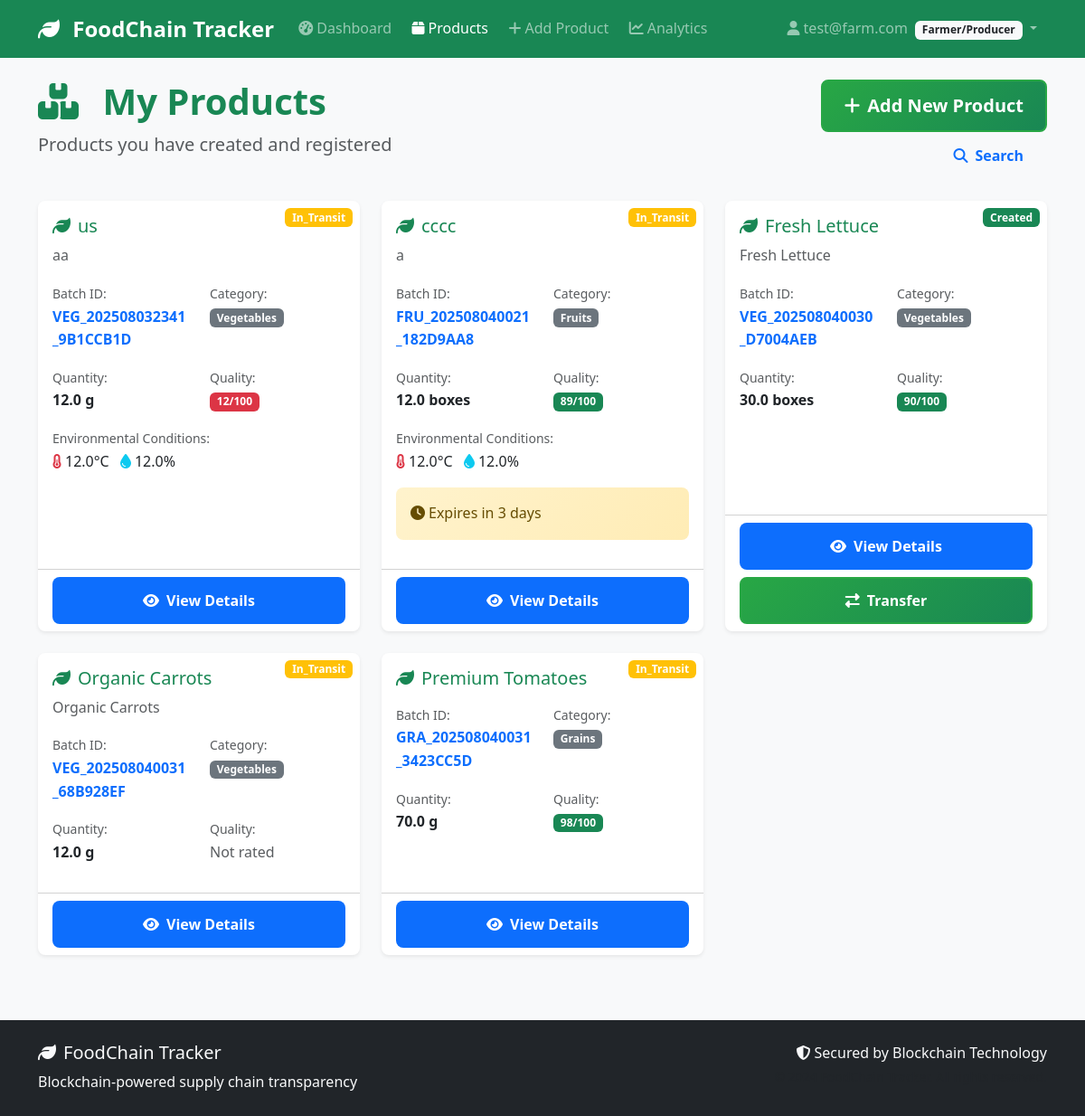
Screenshot of /products/ (signed in) with the database file from the repository.
### models/user.py (models this page shows, shortened)
class User(UserMixin, db.Model):
    __tablename__ = 'users'
    id = db.Column(db.Integer, primary_key=True)
    username = db.Column(db.String(80), unique=True, nullable=False)
    email = db.Column(db.String(120), unique=True, nullable=False)
    password_hash = db.Column(db.String(200), nullable=False)
    full_name = db.Column(db.String(100), nullable=False)
    phone = db.Column(db.String(20))
    address = db.Column(db.Text)
    role = db.Column(db.String(20), nullable=False)  # 'farmer', 'distributor', 'retailer', 'inspector'
    company_name = db.Column(db.String(100))
    license_number = db.Column(db.String(50))  # Business license or certification
    is_active = db.Column(db.Boolean, default=True)
    is_verified = db.Column(db.Boolean, default=False)  # For business verification
    created_at = db.Column(db.DateTime, default=datetime.utcnow)
    last_login = db.Column(db.DateTime)
    products_created = db.relationship('Product', foreign_keys='Product.created_by',
                                     backref='creator', lazy='dynamic')
    sent_transactions = db.relationship('Transaction', foreign_keys='Transaction.from_user_id',
                                      backref='sender', lazy='dynamic')
    received_transactions = db.relationship('Transaction', foreign_keys='Transaction.to_user_id',
                                          backref='receiver', lazy='dynamic')
    def get_role_display(self):
        role_names = {
            'farmer': 'Farmer/Producer',
            'distributor': 'Distributor',
            'retailer': 'Retailer',
            'inspector': 'Inspector'
        }
        return role_names.get(self.role, self.role.title())
    def can_create_products(self):
        return self.role == 'farmer'
    def can_transfer_products(self):
        return self.role in ['farmer', 'distributor']

### models/product.py (models this page shows, shortened)
class Product(db.Model):
    __tablename__ = 'products'
    id = db.Column(db.Integer, primary_key=True)
    batch_id = db.Column(db.String(50), unique=True, nullable=False)
    name = db.Column(db.String(100), nullable=False)
    category = db.Column(db.String(50), nullable=False)  # 'vegetables', 'fruits', 'grains', etc.
    description = db.Column(db.Text)
    quantity = db.Column(db.Float, nullable=False)  # Amount of product
    unit = db.Column(db.String(20), nullable=False)  # 'kg', 'tons', 'boxes', etc.
    quality_grade = db.Column(db.String(10))  # 'A', 'B', 'C', or custom grading
    quality_score = db.Column(db.Integer)  # 0-100 quality score
    origin_location = db.Column(db.String(200))  # Where product was produced
    harvest_date = db.Column(db.Date)
    expiry_date = db.Column(db.Date)
    current_location = db.Column(db.String(200))
    status = db.Column(db.String(50), default='created')  # 'created', 'in_transit', 'delivered', 'expired'
    temperature = db.Column(db.Float)  # Celsius
    humidity = db.Column(db.Float)     # Percentage
    pressure = db.Column(db.Float)     # For certain products
    created_by = db.Column(db.Integer, db.ForeignKey('users.id'), nullable=False)
    current_owner_id = db.Column(db.Integer, db.ForeignKey('users.id'), nullable=False)
    created_at = db.Column(db.DateTime, default=datetime.utcnow)
    updated_at = db.Column(db.DateTime, default=datetime.utcnow, onupdate=datetime.utcnow)
    current_owner = db.relationship('User', foreign_keys=[current_owner_id], backref='owned_products')
    transactions = db.relationship('Transaction', backref='product', lazy='dynamic', cascade='all, delete-orphan')
    def is_expired(self):
        if not self.expiry_date:
            return False
        return datetime.now().date() > self.expiry_date
    def days_until_expiry(self):
        if not self.expiry_date:
            return None
        delta = self.expiry_date - datetime.now().date()
        return delta.days

### routes/products.py (the view)
@products_bp.route('/')
@login_required
def list_products():
    page = request.args.get('page', 1, type=int)
    per_page = 20
    if current_user.role == 'farmer':
        products = Product.query.filter_by(created_by=current_user.id).paginate(
            page=page, per_page=per_page, error_out=False
        )
    elif current_user.role in ['distributor', 'retailer']:
        products = Product.query.filter_by(current_owner_id=current_user.id).paginate(
            page=page, per_page=per_page, error_out=False
        )
    else:
        products = Product.query.paginate(
            page=page, per_page=per_page, error_out=False
        )
    return render_template('products/list.html', products=products)

### templates/products/list.html (shortened to what this page needs)
{% extends "base.html" %}
{% block content %}
<div class="row mb-4">
    <div class="col-md-8">
        <h1 class="display-6 fw-bold text-success">
            <i class="fas fa-boxes me-3"></i>
            {% if current_user.role == 'farmer' %}
                My Products
            {% elif current_user.role in ['distributor', 'retailer'] %}
                Owned Products
            {% else %}
                All Products
            {% endif %}
        </h1>
        <p class="lead text-muted">
            {% if current_user.role == 'farmer' %}
                Products you have created and registered
            {% elif current_user.role in ['distributor', 'retailer'] %}
                Products currently in your possession
            {% else %}
                System-wide product overview
            {% endif %}
        </p>
    </div>
    <div class="col-md-4 text-end">
        {% if current_user.can_create_products() %}
            <a href="{{ url_for('products.add_product') }}" class="btn btn-success btn-lg">
                <i class="fas fa-plus me-2"></i>Add New Product
            </a>
        {% endif %}
        <a href="{{ url_for('products.search_products') }}" class="btn btn-outline-primary">
            <i class="fas fa-search me-2"></i>Search
        </a>
    </div>
</div>
{% if products.items %}
    <div class="row">
        {% for product in products.items %}
            <div class="col-lg-4 col-md-6 mb-4">
                <div class="card h-100 shadow-sm">
                    <div class="position-relative">
                        <span class="position-absolute top-0 end-0 m-2 badge bg-{{ 'success' if product.status == 'created' else 'warning' if product.status == 'in_transit' else 'info' if product.status == 'delivered' else 'danger' }}">
                            {{ product.status.title() }}
                        </span>
                    </div>
                    <div class="card-body">
                        <h5 class="card-title text-success">
                            <i class="fas fa-leaf me-2"></i>{{ product.name }}
                        </h5>
                        <p class="card-text text-muted">{{ product.description[:100] }}{% if product.description|length > 100 %}...{% endif %}</p>
                        <div class="row mb-3">
                            <div class="col-6">
                                <small class="text-muted">Batch ID:</small><br>
                                <strong class="text-primary">{{ product.batch_id }}</strong>
                            </div>
                            <div class="col-6">
                                <small class="text-muted">Category:</small><br>
                                <span class="badge bg-secondary">{{ product.category.title() }}</span>
                            </div>
                        </div>
                        <div class="row mb-3">
                            <div class="col-6">
                                <small class="text-muted">Quantity:</small><br>
                                <strong>{{ product.quantity }} {{ product.unit }}</strong>
                            </div>
                            <div class="col-6">
                                <small class="text-muted">Quality:</small><br>
                                {% if product.quality_score %}
                                    <span class="badge bg-{{ 'success' if product.quality_score >= 80 else 'warning' if product.quality_score >= 60 else 'danger' }}">
                                        {{ product.quality_score }}/100
                                    </span>
                                {% else %}
                                    <span class="text-muted">Not rated</span>
                                {% endif %}
                            </div>
                        </div>
                        {% if product.temperature %}
                            <div class="mb-3">
                                <small class="text-muted">Environmental Conditions:</small><br>
                                <i class="fas fa-thermometer-half text-danger me-1"></i>{{ product.temperature }}°C
                                {% if product.humidity %}
                                    <i class="fas fa-tint text-info ms-2 me-1"></i>{{ product.humidity }}%
                                {% endif %}
                            </div>
                        {% endif %}
                        {% if product.is_expired() %}
                            <div class="alert alert-danger alert-sm mb-3">
                                <i class="fas fa-exclamation-triangle me-1"></i>Product Expired
                            </div>
                        {% elif product.days_until_expiry() and product.days_until_expiry() <= 7 %}
                            <div class="alert alert-warning alert-sm mb-3">
                                <i class="fas fa-clock me-1"></i>Expires in {{ product.days_until_expiry() }} days
                            </div>
                        {% endif %}
                    </div>
                    <div class="card-footer bg-transparent">
                        <div class="d-grid gap-2">
                            <a href="{{ url_for('products.view_product', id=product.id) }}" class="btn btn-primary">
                                <i class="fas fa-eye me-2"></i>View Details
                            </a>
                            {% if current_user.id == product.current_owner_id and current_user.can_transfer_products() %}
                                <a href="{{ url_for('products.transfer_product', id=product.id) }}" class="btn btn-success">
                                    <i class="fas fa-exchange-alt me-2"></i>Transfer
                                </a>
                            {% endif %}
                        </div>
                    </div>
                </div>
            </div>
        {% endfor %}
    </div>
{% endif %}
{% endblock %}

### templates/base.html (shortened to what this page needs)
<!DOCTYPE html>
<html lang="en">
<head>
    <link href="https://cdn.jsdelivr.net/npm/bootstrap@5.3.0/dist/css/bootstrap.min.css" rel="stylesheet">
    <link href="https://cdnjs.cloudflare.com/ajax/libs/font-awesome/6.4.0/css/all.min.css" rel="stylesheet">
    <link href="{{ url_for('static', filename='css/style.css') }}" rel="stylesheet">
</head>
<body>
    <nav class="navbar navbar-expand-lg navbar-dark bg-success">
        <div class="container">
            <a class="navbar-brand" href="{{ url_for('index') }}">
                <i class="fas fa-leaf me-2"></i>
                FoodChain Tracker
            </a>
            <div class="collapse navbar-collapse" id="navbarNav">
                <ul class="navbar-nav me-auto">
                    {% if current_user.is_authenticated %}
                        <li class="nav-item">
                            <a class="nav-link" href="{{ url_for('dashboard.main') }}">
                                <i class="fas fa-tachometer-alt me-1"></i>Dashboard
                            </a>
                        </li>
                        <li class="nav-item">
                            <a class="nav-link" href="{{ url_for('products.list_products') }}">
                                <i class="fas fa-box me-1"></i>Products
                            </a>
                        </li>
                        {% if current_user.can_create_products() %}
                        <li class="nav-item">
                            <a class="nav-link" href="{{ url_for('products.add_product') }}">
                                <i class="fas fa-plus me-1"></i>Add Product
                            </a>
                        </li>
                        {% endif %}
                        <li class="nav-item">
                            <a class="nav-link" href="{{ url_for('analytics.dashboard') }}">
                                <i class="fas fa-chart-line me-1"></i>Analytics
                            </a>
                        </li>
                    {% endif %}
                </ul>
                <ul class="navbar-nav">
                    {% if current_user.is_authenticated %}
                        <li class="nav-item dropdown">
                            <a class="nav-link dropdown-toggle" href="#" id="navbarDropdown" role="button" data-bs-toggle="dropdown">
                                <i class="fas fa-user me-1"></i>{{ current_user.full_name }}
                                <span class="badge bg-light text-dark ms-1">{{ current_user.get_role_display() }}</span>
                            </a>
                        </li>
                    {% endif %}
                </ul>
            </div>
        </div>
    </nav>
    <main class="container my-4">
        {% block content %}{% endblock %}
    </main>
    <footer class="bg-dark text-light py-4 mt-5">
        <div class="container">
            <div class="row">
                <div class="col-md-6">
                    <h5><i class="fas fa-leaf me-2"></i>FoodChain Tracker</h5>
                    <p class="mb-0">Blockchain-powered supply chain transparency</p>
                </div>
                <div class="col-md-6 text-md-end">
                    <p class="mb-0">
                        <i class="fas fa-shield-alt me-1"></i>Secured by Blockchain Technology
                    </p>
                    <small class="text-muted">© 2024 FoodChain Tracker. All rights reserved.</small>
                </div>
            </div>
        </div>
    </footer>
</body>
</html>

### static/css/style.css (style rules this page uses)
:root { --primary-green: #28a745; --secondary-green: #20c997; --success-green: #198754; --warning-orange: #fd7e14; --danger-red: #dc3545; --info-blue: #0dcaf0; --dark-blue: #0d6efd; --light-gray: #f8f9fa; --border-radius: 0.5rem; --shadow: 0 0.125rem 0.25rem rgba(0, 0, 0, 0.075); --shadow-lg: 0 1rem 3rem rgba(0, 0, 0, 0.175); }
body { font-family: 'Segoe UI', Tahoma, Geneva, Verdana, sans-serif; background-color: #f8f9fa; line-height: 1.6; }
.navbar-brand { font-weight: 700; font-size: 1.5rem; }
.navbar-nav .nav-link { font-weight: 500; border-radius: var(--border-radius); margin: 0 0.2rem; transition: all 0.3s ease; }
.card { border: none; border-radius: var(--border-radius); box-shadow: var(--shadow); transition: all 0.3s ease; }
.btn { border-radius: var(--border-radius); font-weight: 600; padding: 0.75rem 1.5rem; transition: all 0.3s ease; border: 2px solid transparent; }
.btn-success { background: linear-gradient(135deg, var(--primary-green) 0%, var(--success-green) 100%); border-color: var(--primary-green); }
.alert { border-radius: var(--border-radius); border: none; font-weight: 500; }
.alert-warning { background: linear-gradient(135deg, #fff3cd 0%, #ffecb5 100%); color: #664d03; }

### rows the page displays
User: full_name "test@farm.com", role "Farmer/Producer"
Product: status "In_Transit", name "us", description "aa", batch_id "VEG_202508032341_9B1CCB1D", category "Vegetables", quantity "12.0", unit "g", quality_score "12", temperature "12.0", humidity "12.0"
Product: status "In_Transit", name "cccc", description "a", batch_id "FRU_202508040021_182D9AA8", category "Fruits", quantity "12.0", unit "boxes", quality_score "89", temperature "12.0", humidity "12.0", days_until_expiry "3"
Product: status "Created", name "Fresh Lettuce", description "Fresh Lettuce", batch_id "VEG_202508040030_D7004AEB", category "Vegetables", quantity "30.0", unit "boxes", quality_score "90"
Product: status "In_Transit", name "Organic Carrots", description "Organic Carrots", batch_id "VEG_202508040031_68B928EF", category "Vegetables", quantity "12.0", unit "g", shows "Not rated"
Product: status "In_Transit", name "Premium Tomatoes", batch_id "GRA_202508040031_3423CC5D", category "Grains", quantity "70.0", unit "g", quality_score "98"
